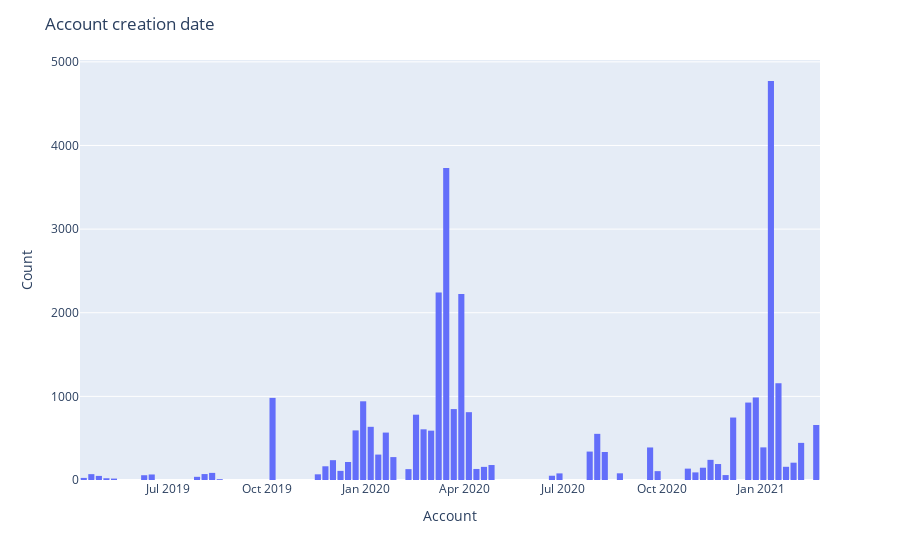

The code cell stored with this chart in its notebook:
### Code cell
plot_datetime("account_creation_date",'Account creation date','Account')

### Figure 1 — Plotly figure (JSON) as saved in the notebook; plotly's stock layout.template omitted (floating-point values rounded to 4 significant figures; data arrays with more than 128 entries replaced by an {"elided": "..."} marker saying what was removed)
{"data": [{"alignmentgroup": "True", "bingroup": "x", "hovertemplate": "account_creation_date=%{x}<br>count=%{y}<extra></extra>", "legendgroup": "", "marker": {"color": "#636efa", "pattern": {"shape": ""}}, "name": "", "offsetgroup": "", "orientation": "v", "showlegend": false, "type": "histogram", "x": {"elided": "31269 str values"}, "xaxis": "x", "yaxis": "y"}], "layout": {"bargap": 0.1, "bargroupgap": 0.1, "barmode": "relative", "legend": {"tracegroupgap": 0}, "margin": {"t": 60}, "title": {"text": "Account creation date"}, "xaxis": {"anchor": "y", "domain": [0, 1], "title": {"text": "Account"}}, "yaxis": {"anchor": "x", "domain": [0, 1], "title": {"text": "Count"}}}}
